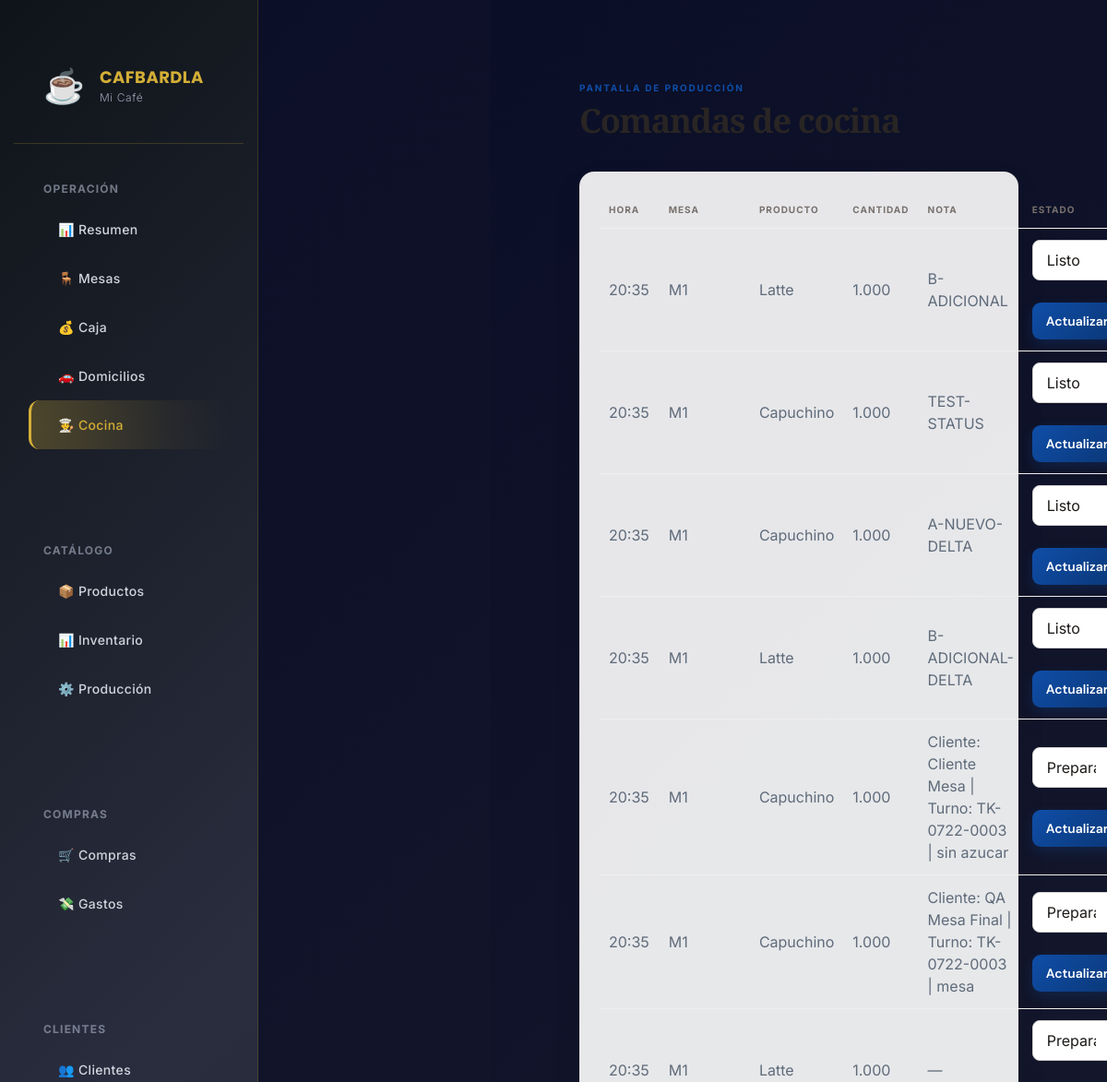
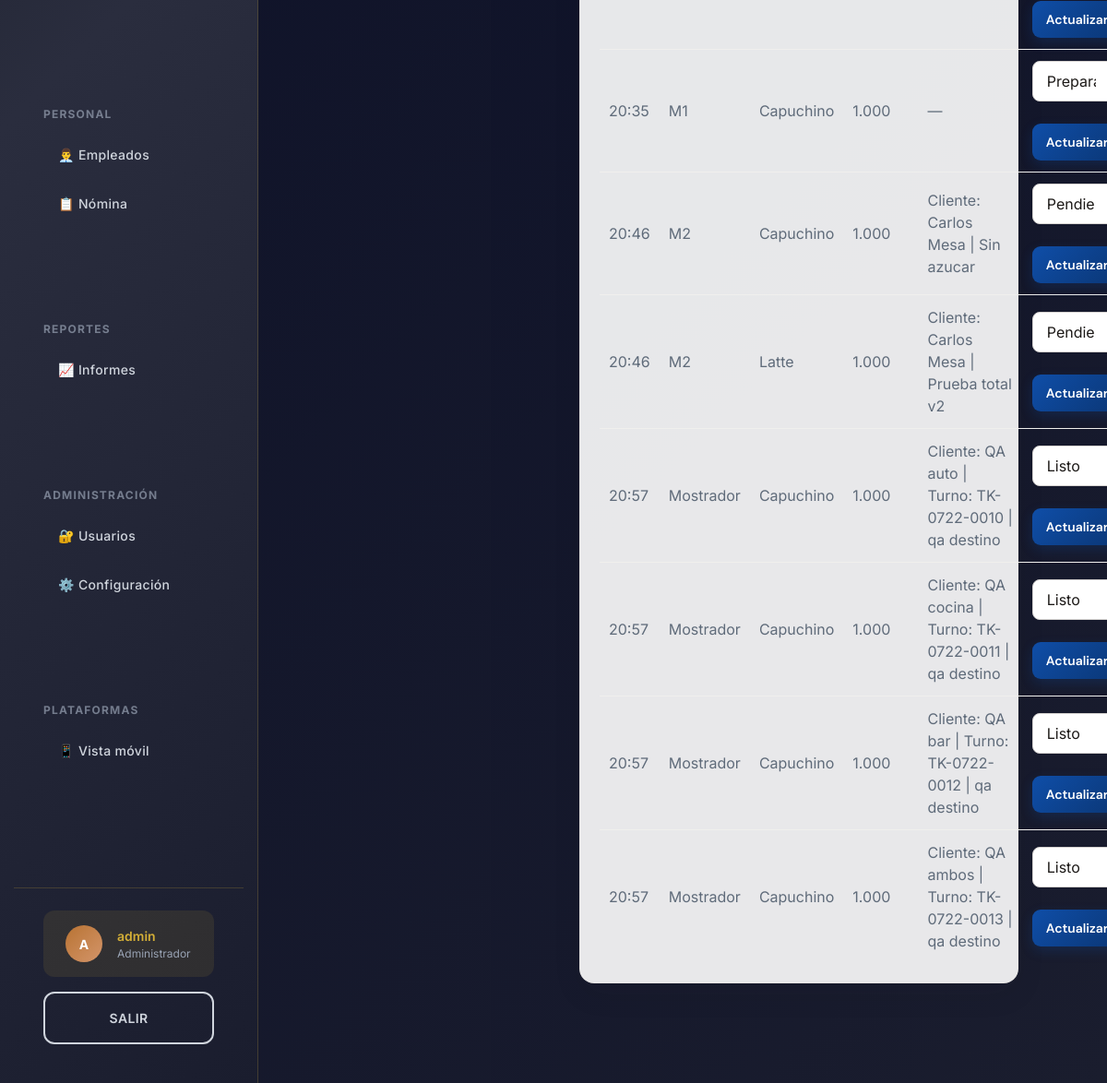
Screenshot of /cocina (signed in) with the database file from the repository (2 pictures, top to bottom).
### app/models.py (models this page shows)
class Empresa(Base):
    __tablename__ = "empresas"
    id: Mapped[int] = mapped_column(primary_key=True)
    nombre: Mapped[str] = mapped_column(String(120))
    nit: Mapped[Optional[str]] = mapped_column(String(30), nullable=True)
    logo_url: Mapped[Optional[str]] = mapped_column(String(255), nullable=True)
    color_primario: Mapped[str] = mapped_column(String(7), default="#b45309")
    color_secundario: Mapped[str] = mapped_column(String(7), default="#fef3c7")
    moneda: Mapped[str] = mapped_column(String(5), default="COP")
    direccion: Mapped[Optional[str]] = mapped_column(String(180), nullable=True)
    telefono: Mapped[Optional[str]] = mapped_column(String(50), nullable=True)
    prefijo_factura: Mapped[str] = mapped_column(String(12), default="POS")
    consecutivo_factura: Mapped[int] = mapped_column(Integer, default=1)
    impuesto_porcentaje: Mapped[Decimal] = mapped_column(Numeric(6,3), default=0)
    tipo_persona: Mapped[str] = mapped_column(String(20), default="juridica")
    tipo_sociedad: Mapped[Optional[str]] = mapped_column(String(30), nullable=True)
    regimen_tributario: Mapped[str] = mapped_column(String(30), default="ordinario")
    facturador_electronico: Mapped[bool] = mapped_column(Boolean, default=False)
    proveedor_tecnologico: Mapped[Optional[str]] = mapped_column(String(100), nullable=True)
    modo_electronico: Mapped[str] = mapped_column(String(15), default="pruebas")
    prefijo_nomina: Mapped[str] = mapped_column(String(12), default="NE")
    consecutivo_nomina: Mapped[int] = mapped_column(Integer, default=1)
    software_nomina_id: Mapped[Optional[str]] = mapped_column(String(120), nullable=True)

class DetalleVenta(Base):
    __tablename__ = "detalle_ventas"
    id: Mapped[int] = mapped_column(primary_key=True)
    venta_id: Mapped[int] = mapped_column(ForeignKey("ventas.id"))
    producto_id: Mapped[int] = mapped_column(ForeignKey("productos.id"))
    cantidad: Mapped[Decimal] = mapped_column(Numeric(12,3))
    precio: Mapped[Decimal] = mapped_column(Numeric(14,2))
    nota: Mapped[Optional[str]] = mapped_column(String(250), nullable=True)
    estado_cocina: Mapped[str] = mapped_column(String(20), default="pendiente")
    costo_unitario: Mapped[Decimal] = mapped_column(Numeric(14,2), default=0)
    venta: Mapped[Venta] = relationship(back_populates="detalles")

class Mesa(Base):
    __tablename__ = "mesas"
    id: Mapped[int] = mapped_column(primary_key=True)
    empresa_id: Mapped[int] = mapped_column(ForeignKey("empresas.id"), default=1)
    zona_id: Mapped[int] = mapped_column(ForeignKey("zonas.id"))
    nombre: Mapped[str] = mapped_column(String(40))
    capacidad: Mapped[int] = mapped_column(Integer, default=4)
    posicion_x: Mapped[int] = mapped_column(Integer, default=0)
    posicion_y: Mapped[int] = mapped_column(Integer, default=0)
    forma: Mapped[str] = mapped_column(String(15), default="redonda")
    estado: Mapped[str] = mapped_column(String(20), default="libre")
    zona: Mapped[Zona] = relationship(back_populates="mesas")

class Producto(Base):
    __tablename__ = "productos"
    id: Mapped[int] = mapped_column(primary_key=True)
    empresa_id: Mapped[int] = mapped_column(ForeignKey("empresas.id"), default=1)
    categoria_id: Mapped[Optional[int]] = mapped_column(ForeignKey("categorias.id"), nullable=True)
    codigo: Mapped[str] = mapped_column(String(40), unique=True)
    nombre: Mapped[str] = mapped_column(String(120))
    tipo: Mapped[str] = mapped_column(String(20), default="venta") # venta, insumo, elaborado
    precio_venta: Mapped[Decimal] = mapped_column(Numeric(14,2), default=0)
    costo: Mapped[Decimal] = mapped_column(Numeric(14,2), default=0)
    existencias: Mapped[Decimal] = mapped_column(Numeric(14,3), default=0)
    stock_minimo: Mapped[Decimal] = mapped_column(Numeric(14,3), default=0)
    activo: Mapped[bool] = mapped_column(Boolean, default=True)

### app/main.py (the view)
@app.get("/cocina", response_class=HTMLResponse)
def cocina(request: Request, db: Session = Depends(get_db)):
    exigir_rol(request, "administrador", "cocina")
    filas = db.execute(select(DetalleVenta, Producto.nombre, Mesa.nombre.label("mesa"), Venta.fecha).join(Producto, Producto.id == DetalleVenta.producto_id).join(Venta, Venta.id == DetalleVenta.venta_id).outerjoin(Mesa, Mesa.id == Venta.mesa_id).where(DetalleVenta.estado_cocina.in_(["pendiente", "preparando", "listo"]), Venta.estado == "abierta").order_by(Venta.fecha)).all()
    return templates.TemplateResponse("cocina.html", context(request, db) | {"filas": filas})

### app/templates/cocina.html
{% extends "base.html" %}{% block content %}<header><div><p class="eyebrow">PANTALLA DE PRODUCCIÓN</p><h1>Comandas de cocina</h1></div></header><section class="panel"><table><tr><th>Hora</th><th>Mesa</th><th>Producto</th><th>Cantidad</th><th>Nota</th><th>Estado</th></tr>{%for d,producto,mesa,fecha in filas%}<tr><td>{{fecha.strftime('%H:%M')}}</td><td>{{mesa or 'Mostrador'}}</td><td>{{producto}}</td><td>{{d.cantidad}}</td><td>{{d.nota or '—'}}</td><td><form class="inline-form" method="post" action="/cocina/{{d.id}}/estado"><select name="estado"><option value="pendiente" {%if d.estado_cocina=='pendiente'%}selected{%endif%}>Pendiente</option><option value="preparando" {%if d.estado_cocina=='preparando'%}selected{%endif%}>Preparando</option><option value="listo" {%if d.estado_cocina=='listo'%}selected{%endif%}>Listo</option><option value="entregado" {%if d.estado_cocina=='entregado'%}selected{%endif%}>Entregado</option></select><button>Actualizar</button></form></td></tr>{%else%}<tr><td colspan="6">No hay preparaciones pendientes.</td></tr>{%endfor%}</table></section>{%endblock%}

### app/templates/base.html (shortened to what this page needs)
<!DOCTYPE html>
<html lang="es">
<head>
    <link rel="stylesheet" href="/static/app.css">
    <link rel="stylesheet" href="/static/css/design-system.css">
    <link rel="stylesheet" href="/static/css/layout.css">
    <link rel="stylesheet" href="/static/css/dashboard.css">
    <link rel="stylesheet" href="/static/css/app-additional.css">
</head>
<body class="platform-web">
    <div class="app-container">
        <aside class="sidebar" id="sidebar">
            <div class="sidebar-header">
                <div class="sidebar-logo">☕</div>
                <div class="sidebar-brand">
                    <div class="brand-name">CAFBARDLA</div>
                    <div class="brand-subtitle">{{ empresa.nombre[:15] }}</div>
                </div>
            </div>
            <nav class="sidebar-nav">
                <div class="nav-section">
                    <div class="nav-section-title">Operación</div>
                    <a href="/" class="nav-item">📊 Resumen</a>
                    <a href="/mesas" class="nav-item">🪑 Mesas</a>
                    {% if usuario.rol != 'cocina' %}
                    <a href="/caja" class="nav-item">💰 Caja</a>
                    <a href="/domicilios" class="nav-item">🚗 Domicilios</a>
                    {% endif %}
                    {% if usuario.rol in ('administrador','cocina') %}
                    <a href="/cocina" class="nav-item">👨‍🍳 Cocina</a>
                    {% endif %}
                </div>
                {% if usuario.rol != 'cocina' %}
                <div class="nav-section">
                    <div class="nav-section-title">Catálogo</div>
                    <a href="/productos" class="nav-item">📦 Productos</a>
                    <a href="/inventario" class="nav-item">📊 Inventario</a>
                    <a href="/produccion" class="nav-item">⚙️ Producción</a>
                </div>
                <div class="nav-section">
                    <div class="nav-section-title">Compras</div>
                    <a href="/compras" class="nav-item">🛒 Compras</a>
                    <a href="/gastos" class="nav-item">💸 Gastos</a>
                </div>
                <div class="nav-section">
                    <div class="nav-section-title">Clientes</div>
                    <a href="/clientes" class="nav-item">👥 Clientes</a>
                </div>
                <div class="nav-section">
                    <div class="nav-section-title">Personal</div>
                    <a href="/empleados" class="nav-item">👨‍💼 Empleados</a>
                    <a href="/nomina" class="nav-item">📋 Nómina</a>
                </div>
                <div class="nav-section">
                    <div class="nav-section-title">Reportes</div>
                    <a href="/informes" class="nav-item">📈 Informes</a>
                </div>
                {% endif %}
                {% if usuario.rol == 'administrador' %}
                <div class="nav-section">
                    <div class="nav-section-title">Administración</div>
                    <a href="/usuarios" class="nav-item">🔐 Usuarios</a>
                    <a href="/configuracion" class="nav-item">⚙️ Configuración</a>
                </div>
                {% endif %}
                <div class="nav-section">
                    <div class="nav-section-title">Plataformas</div>
                    <a href="/mobile" class="nav-item">📱 Vista móvil</a>
                </div>
            </nav>
            <div class="sidebar-footer">
                <div class="sidebar-user">
                    <div class="user-avatar">{{ usuario.nombre[0] | upper }}</div>
                    <div class="user-info">
                        <div class="user-name">{{ usuario.nombre }}</div>
                        <div class="user-role">{{ usuario.rol | title }}</div>
                    </div>
                </div>
                <a href="/logout" class="btn btn-outline" style="width: 100%; text-align: center;">Salir</a>
            </div>
        </aside>
        <main class="main">
            <div class="main-content">
                {% block content %}{% endblock %}
            </div>
        </main>
    </div>
</body>
</html>

### app/static/app.css (style rules this page uses)
:root { --ink:#1c1917;--muted:#78716c;--line:#e7e5e4;--surface:#fff;--canvas:#f7f7f6;--shadow:0 12px 32px rgba(28,25,23,.07) }
* { box-sizing:border-box }
body { margin:0;background:radial-gradient(circle at 88% 0,var(--soft),transparent 25rem),var(--canvas);color:var(--ink);font:15px 'DM Sans',sans-serif;display:flex;min-height:100vh }
aside { width:252px;background:linear-gradient(165deg,#292524,#0c0a09 82%);color:#fafaf9;min-height:100vh;padding:30px 15px 18px;position:fixed;display:flex;flex-direction:column;z-index:10 }
nav { display:grid;gap:3px }
nav a { display:flex;align-items:center;color:#d6d3d1;text-decoration:none;padding:11px 13px;border-radius:10px;font-size:14px;transition:.18s ease }
main { margin-left:252px;width:calc(100% - 252px);padding:40px clamp(24px,4vw,62px);max-width:1600px }
header { display:flex;justify-content:space-between;align-items:center;margin:0 0 28px;gap:16px }
h1 { font:700 clamp(30px,3vw,42px) 'Playfair Display';letter-spacing:-1.3px;margin:3px 0;color:#292524 }
.eyebrow { font-size:10px;font-weight:700;color:var(--primary);letter-spacing:1.8px;margin:0;text-transform:uppercase }
.button,button { background:linear-gradient(135deg,var(--primary),color-mix(in srgb,var(--primary) 70%,#000));color:#fff;border:0;border-radius:9px;padding:11px 15px;font:600 14px 'DM Sans',sans-serif;cursor:pointer;text-decoration:none;box-shadow:0 5px 13px color-mix(in srgb,var(--primary) 24%,transparent);transition:.18s ease }
.stats article,.panel { background:rgba(255,255,255,.9);border:1px solid rgba(231,229,228,.9);border-radius:16px;padding:21px;box-shadow:var(--shadow) }
.panel { margin-bottom:20px }
table { width:100%;border-collapse:collapse }
th,td { text-align:left;padding:12px 10px;border-bottom:1px solid #f0efed }
th { font-size:10px;text-transform:uppercase;letter-spacing:1px;color:var(--muted) }
tr:last-child td { border-bottom:0 }
input,select { width:100%;border:1px solid #d6d3d1;border-radius:8px;padding:10px 11px;background:#fff;color:var(--ink);font:14px 'DM Sans',sans-serif;outline:none;transition:.15s }

### app/static/css/layout.css (style rules this page uses)
.app-container { display: grid; grid-template-columns: auto 1fr; grid-template-rows: auto 1fr; min-height: 100vh; background: var(--gradient-dark); }
.sidebar-header { padding: var(--spacing-2xl) var(--spacing-xl); border-bottom: 1px solid rgba(212, 175, 55, 0.2); display: flex; align-items: center; gap: var(--spacing-md); }
.sidebar-logo { font-size: var(--text-4xl); line-height: 1; }
.sidebar-footer { padding: var(--spacing-lg) var(--spacing-xl); border-top: 1px solid rgba(212, 175, 55, 0.2); display: flex; flex-direction: column; gap: var(--spacing-md); }
.main-content { padding: var(--spacing-3xl) var(--spacing-2xl); max-width: 1600px; margin: 0 auto; }
@media (min-width: 1025px) { .main-content { padding: var(--spacing-3xl) var(--spacing-3xl); max-width: 1720px; } }

### app/static/css/app-additional.css (style rules this page uses)
body { transition: all 0.3s ease; }
* { -webkit-font-smoothing: antialiased; -moz-osx-font-smoothing: grayscale; }
form { display: flex; flex-direction: column; gap: var(--spacing-lg); }

### rows the page displays
Empresa: nombre "Mi Café"
DetalleVenta: strftime "20:35", nombre "M1", nombre "Latte", cantidad "1.000", nota "B-ADICIONAL", estado "Listo"
DetalleVenta: strftime "20:35", nombre "M1", nombre "Capuchino", cantidad "1.000", nota "TEST-STATUS", estado "Listo"
DetalleVenta: strftime "20:35", nombre "M1", nombre "Capuchino", cantidad "1.000", nota "A-NUEVO-DELTA", estado "Listo"
DetalleVenta: strftime "20:35", nombre "M1", nombre "Latte", cantidad "1.000", nota "B-ADICIONAL-DELTA", estado "Listo"
DetalleVenta: strftime "20:35", nombre "M1", nombre "Capuchino", cantidad "1.000", nota "Cliente: Cliente Mesa | Turno: TK-0722-0003 | sin azucar", estado "Preparando"
DetalleVenta: strftime "20:35", nombre "M1", nombre "Capuchino", cantidad "1.000", nota "Cliente: QA Mesa Final | Turno: TK-0722-0003 | mesa", estado "Preparando"
DetalleVenta: strftime "20:35", nombre "M1", nombre "Latte", cantidad "1.000", nota "—", estado "Preparando"
DetalleVenta: strftime "20:35", nombre "M1", nombre "Capuchino", cantidad "1.000", nota "—", estado "Preparando"
DetalleVenta: strftime "20:46", nombre "M2", nombre "Capuchino", cantidad "1.000", nota "Cliente: Carlos Mesa | Sin azucar", estado "Pendiente"
DetalleVenta: strftime "20:46", nombre "M2", nombre "Latte", cantidad "1.000", nota "Cliente: Carlos Mesa | Prueba total v2", estado "Pendiente"
DetalleVenta: strftime "20:57", mesa "Mostrador", nombre "Capuchino", cantidad "1.000", nota "Cliente: QA auto | Turno: TK-0722-0010 | qa destino", estado "Listo"
DetalleVenta: strftime "20:57", mesa "Mostrador", nombre "Capuchino", cantidad "1.000", nota "Cliente: QA cocina | Turno: TK-0722-0011 | qa destino", estado "Listo"
DetalleVenta: strftime "20:57", mesa "Mostrador", nombre "Capuchino", cantidad "1.000", nota "Cliente: QA bar | Turno: TK-0722-0012 | qa destino", estado "Listo"
DetalleVenta: strftime "20:57", mesa "Mostrador", nombre "Capuchino", cantidad "1.000", nota "Cliente: QA ambos | Turno: TK-0722-0013 | qa destino", estado "Listo"

### other values shown
{{ usuario.nombre[0] | upper }} "A"
{{ usuario.nombre }} "admin"
{{ usuario.rol | title }} "Administrador"
